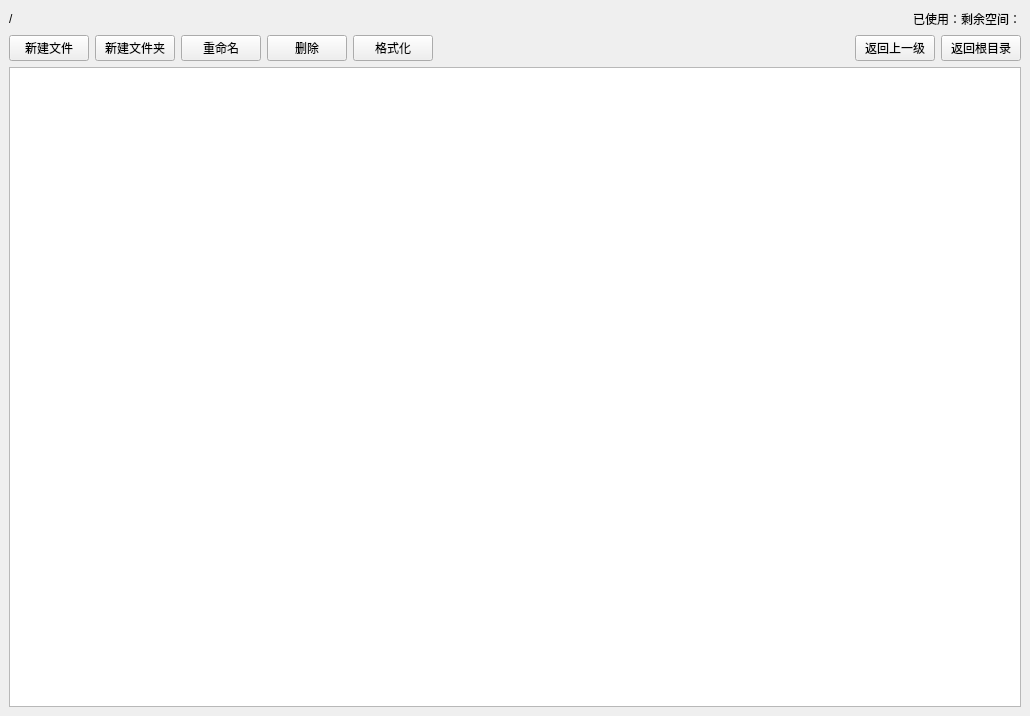
<?xml version="1.0" encoding="UTF-8"?>
<ui version="4.0">
 <class>MainWindow</class>
 <widget class="QMainWindow" name="MainWindow">
  <property name="geometry">
   <rect>
    <x>0</x>
    <y>0</y>
    <width>1030</width>
    <height>716</height>
   </rect>
  </property>
  <property name="windowTitle">
   <string>file system</string>
  </property>
  <widget class="QWidget" name="centralwidget">
   <layout class="QVBoxLayout" name="verticalLayout">
    <item>
     <layout class="QHBoxLayout" name="horizontalLayout_3">
      <item>
       <widget class="QLabel" name="path_label">
        <property name="text">
         <string>/</string>
        </property>
       </widget>
      </item>
      <item>
       <spacer name="horizontalSpacer_2">
        <property name="orientation">
         <enum>Qt::Horizontal</enum>
        </property>
        <property name="sizeHint" stdset="0">
         <size>
          <width>40</width>
          <height>20</height>
         </size>
        </property>
       </spacer>
      </item>
      <item>
       <widget class="QLabel" name="size_label">
        <property name="text">
         <string>已使用：剩余空间：</string>
        </property>
       </widget>
      </item>
     </layout>
    </item>
    <item>
     <layout class="QHBoxLayout" name="horizontalLayout">
      <item>
       <widget class="QPushButton" name="new_file_button">
        <property name="maximumSize">
         <size>
          <width>116</width>
          <height>45</height>
         </size>
        </property>
        <property name="text">
         <string>新建文件</string>
        </property>
       </widget>
      </item>
      <item>
       <widget class="QPushButton" name="new_dir_button">
        <property name="maximumSize">
         <size>
          <width>116</width>
          <height>45</height>
         </size>
        </property>
        <property name="text">
         <string>新建文件夹</string>
        </property>
       </widget>
      </item>
      <item>
       <widget class="QPushButton" name="rename_button">
        <property name="text">
         <string>重命名</string>
        </property>
       </widget>
      </item>
      <item>
       <widget class="QPushButton" name="delete_button">
        <property name="maximumSize">
         <size>
          <width>116</width>
          <height>45</height>
         </size>
        </property>
        <property name="text">
         <string>删除</string>
        </property>
       </widget>
      </item>
      <item>
       <widget class="QPushButton" name="format_button">
        <property name="text">
         <string>格式化</string>
        </property>
       </widget>
      </item>
      <item>
       <spacer name="horizontalSpacer">
        <property name="orientation">
         <enum>Qt::Horizontal</enum>
        </property>
        <property name="sizeHint" stdset="0">
         <size>
          <width>40</width>
          <height>20</height>
         </size>
        </property>
       </spacer>
      </item>
      <item>
       <widget class="QPushButton" name="return_button">
        <property name="maximumSize">
         <size>
          <width>116</width>
          <height>45</height>
         </size>
        </property>
        <property name="text">
         <string>返回上一级</string>
        </property>
       </widget>
      </item>
      <item>
       <widget class="QPushButton" name="return_root_button">
        <property name="maximumSize">
         <size>
          <width>116</width>
          <height>45</height>
         </size>
        </property>
        <property name="text">
         <string>返回根目录</string>
        </property>
       </widget>
      </item>
     </layout>
    </item>
    <item>
     <layout class="QHBoxLayout" name="horizontalLayout_2">
      <item>
       <widget class="QListWidget" name="listWidget"/>
      </item>
     </layout>
    </item>
   </layout>
  </widget>
  <action name="action">
   <property name="text">
    <string>新建文件</string>
   </property>
  </action>
  <action name="action_2">
   <property name="text">
    <string>新建文件夹</string>
   </property>
  </action>
  <action name="action_3">
   <property name="text">
    <string>删除</string>
   </property>
  </action>
 </widget>
 <resources/>
 <connections/>
</ui>
